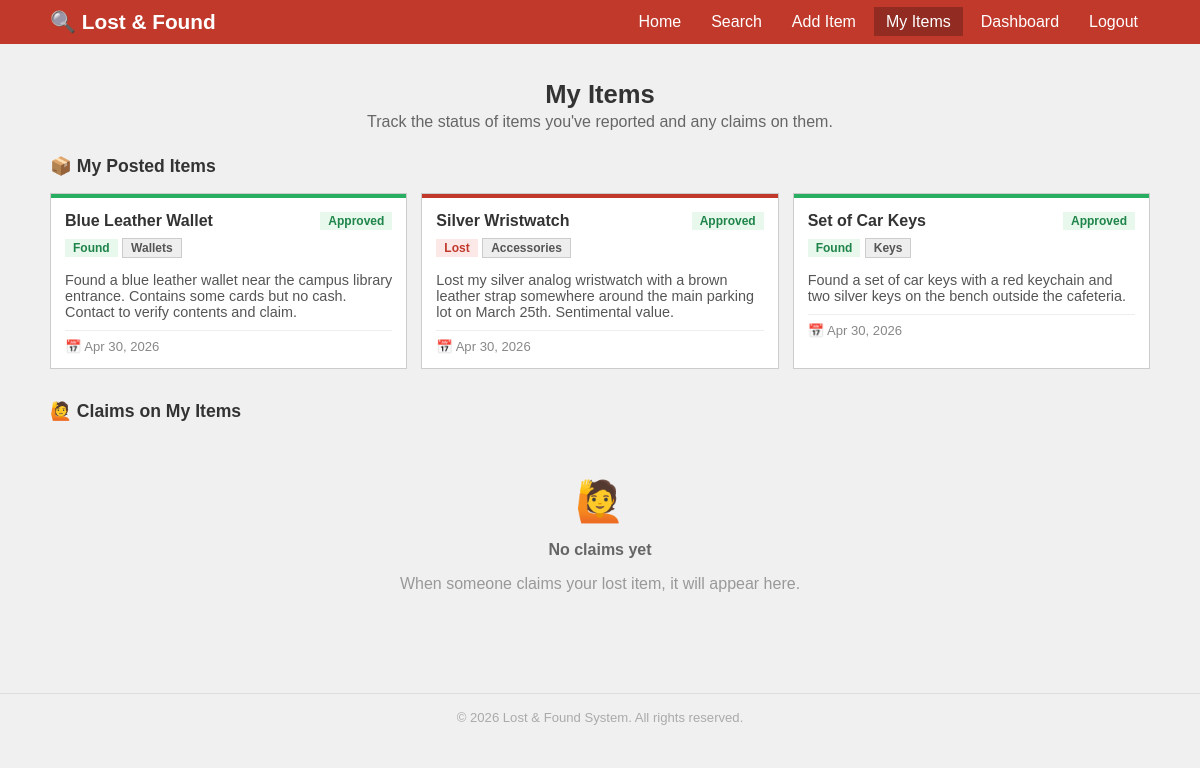
/my_items.php (signed in), run on the app's committed database.
### tables this page shows
CREATE TABLE items (
    id            INT          AUTO_INCREMENT PRIMARY KEY,
    title         VARCHAR(255) NOT NULL,
    description   TEXT         NOT NULL,
    type          ENUM('Lost', 'Found') NOT NULL,
    category      VARCHAR(50)  NOT NULL DEFAULT 'Other',
    location      VARCHAR(255) NOT NULL DEFAULT '',
    status        ENUM('pending', 'approved', 'rejected', 'claimed', 'resolved') DEFAULT 'pending',
    user_id       INT          NULL,
    approved_by   INT          NULL,
    resolved_at   DATETIME     NULL,
    date          TIMESTAMP    DEFAULT CURRENT_TIMESTAMP,
    FOREIGN KEY (user_id)     REFERENCES users(id) ON DELETE SET NULL,
    FOREIGN KEY (approved_by) REFERENCES users(id) ON DELETE SET NULL
);

### my_items.php (the view, shortened to what this page needs)
<?php
require_once 'db.php';
$uid = $_SESSION['user_id'];
$items = $conn->prepare("SELECT * FROM items WHERE user_id = ? ORDER BY date DESC");
$items->bind_param("i", $uid);
$items->execute();
$items_result = $items->get_result();
$claims_sql = "SELECT c.*, i.title AS item_title, u.full_name AS claimer_name, u.email AS claimer_email, u.phone AS claimer_phone
               FROM claims c
               JOIN items i ON c.item_id = i.id
               JOIN users u ON c.claimer_id = u.id
               WHERE i.user_id = ?
               ORDER BY c.created_at DESC";
$claims_stmt = $conn->prepare($claims_sql);
$claims_stmt->bind_param("i", $uid);
$claims_stmt->execute();
$claims_result = $claims_stmt->get_result();
include 'components/header.php';
include 'components/navbar.php';
?>
<div class="container">
    <div class="page-header">
        <h1>My Items</h1>
        <p>Track the status of items you've reported and any claims on them.</p>
    </div>
    <h2 style="font-size:1.1rem;margin-bottom:16px;">📦 My Posted Items</h2>
    <?php if ($items_result->num_rows > 0): ?>
        <div class="cards-grid" style="margin-bottom:32px;">
            <?php while ($row = $items_result->fetch_assoc()): ?>
                <div class="card">
                    <div class="card-strip <?php echo ($row['type'] === 'Lost') ? 'card-strip-lost' : 'card-strip-found'; ?>"></div>
                    <div class="card-body">
                        <div class="card-top">
                            <span class="card-title"><?php echo htmlspecialchars($row['title']); ?></span>
                            <span class="badge badge-<?php echo strtolower($row['status']); ?>"><?php echo ucfirst($row['status']); ?></span>
                        </div>
                        <div class="card-tags">
                            <span class="badge <?php echo ($row['type'] === 'Lost') ? 'badge-lost' : 'badge-found'; ?>"><?php echo $row['type']; ?></span>
                            <span class="badge badge-cat"><?php echo htmlspecialchars($row['category']); ?></span>
                        </div>
                        <p class="card-description"><?php echo htmlspecialchars($row['description']); ?></p>
                        <div class="card-meta">
                            <span style="font-size:0.82rem;color:#888;">📅 <?php echo date('M d, Y', strtotime($row['date'])); ?></span>
                        </div>
                    </div>
                </div>
            <?php endwhile; ?>
        </div>
    <?php endif; ?>
    <h2 style="font-size:1.1rem;margin-bottom:16px;">🙋 Claims on My Items</h2>
    <?php if ($claims_result->num_rows > 0): ?>
        <?php while ($c = $claims_result->fetch_assoc()): ?>
            <div class="claim-card">
                <div class="claim-header">
                    <strong><?php echo htmlspecialchars($c['item_title']); ?></strong>
                    <span class="badge badge-<?php echo $c['status']; ?>"><?php echo ucfirst($c['status']); ?></span>
                </div>
                <div class="claimer-info">
                    <strong><?php echo htmlspecialchars($c['claimer_name']); ?></strong>
                    — <?php echo htmlspecialchars($c['claimer_email']); ?>
                    | 📞 <?php echo htmlspecialchars($c['claimer_phone']); ?>
                </div>
                <div class="claim-message"><?php echo htmlspecialchars($c['message']); ?></div>
                <span style="font-size:0.82rem;color:#888;">📅 <?php echo date('M d, Y — h:i A', strtotime($c['created_at'])); ?></span>
            </div>
        <?php endwhile; ?>
    <?php else: ?>
        <div class="empty-state">
            <div class="empty-icon">🙋</div>
            <h3>No claims yet</h3>
            <p>When someone claims your lost item, it will appear here.</p>
        </div>
    <?php endif; ?>
</div>
<?php include 'components/footer.php'; ?>

### style.css (style rules this page uses)
body { font-family: Arial, sans-serif; background: #f0f0f0; margin: 0; padding: 0; color: #333; }
.container { max-width: 1100px; margin: 0 auto; padding: 20px; }
.page-header { padding: 16px 0 10px; text-align: center; }
.page-header h1 { font-size: 1.6rem; margin: 0 0 4px 0; }
.page-header p { color: #666; margin: 0; }
.cards-grid { display: grid; grid-template-columns: repeat(auto-fill, minmax(300px, 1fr)); gap: 14px; }
.card { background: #fff; border: 1px solid #ccc; }
.card-strip { height: 4px; }
.card-strip-lost { background: #c0392b; }
.card-strip-found { background: #27ae60; }
.card-body { padding: 14px; }
.card-top { display: flex; justify-content: space-between; align-items: flex-start; margin-bottom: 8px; }
.card-title { font-size: 1rem; font-weight: bold; }
.card-description { color: #555; font-size: 0.9rem; margin-bottom: 10px; }
.card-tags { margin-bottom: 8px; }
.card-meta { display: flex; justify-content: space-between; font-size: 0.82rem; color: #888; border-top: 1px solid #eee; padding-top: 8px; margin-top: 8px; }
.badge { display: inline-block; padding: 2px 8px; font-size: 0.75rem; font-weight: bold; }
.badge-lost { background: #fde8e8; color: #c0392b; }
.badge-found { background: #e8f8ed; color: #1e8449; }
.badge-approved { background: #e8f8ed; color: #1e8449; }
.badge-cat { background: #eee; color: #555; border: 1px solid #ccc; }
.empty-state { text-align: center; padding: 40px 20px; color: #999; }
.empty-state .empty-icon { font-size: 2.5rem; margin-bottom: 12px; }
.empty-state h3 { font-size: 1rem; color: #666; margin-bottom: 6px; }

### data on the page
items: title "Blue Leather Wallet", status "Approved", type "Found", category "Wallets", description "Found a blue leather wallet near the campus library entrance. Contains some cards but no cash. Contact to verify contents and claim.", date "Apr 30, 2026"
items: title "Silver Wristwatch", status "Approved", type "Lost", category "Accessories", description "Lost my silver analog wristwatch with a brown leather strap somewhere around the main parking lot on March 25th. Sentimental value.", date "Apr 30, 2026"
items: title "Set of Car Keys", status "Approved", type "Found", category "Keys", description "Found a set of car keys with a red keychain and two silver keys on the bench outside the cafeteria.", date "Apr 30, 2026"
